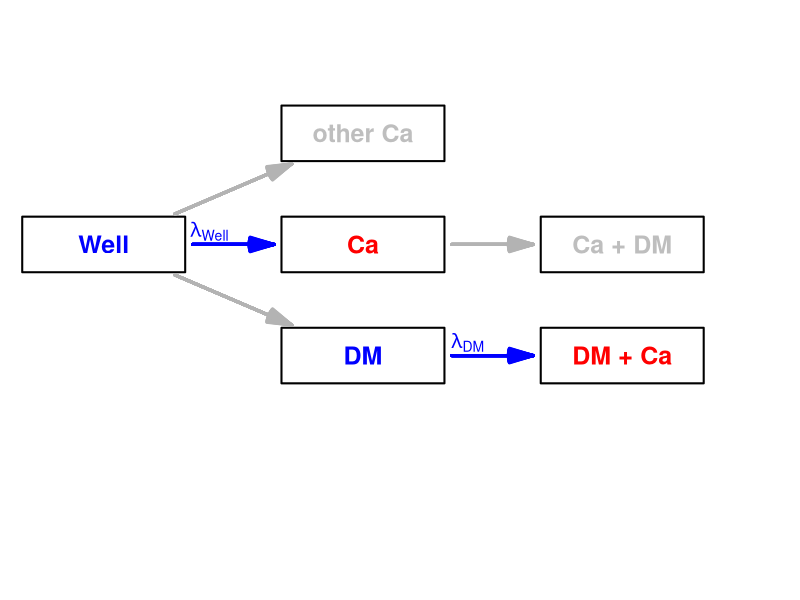
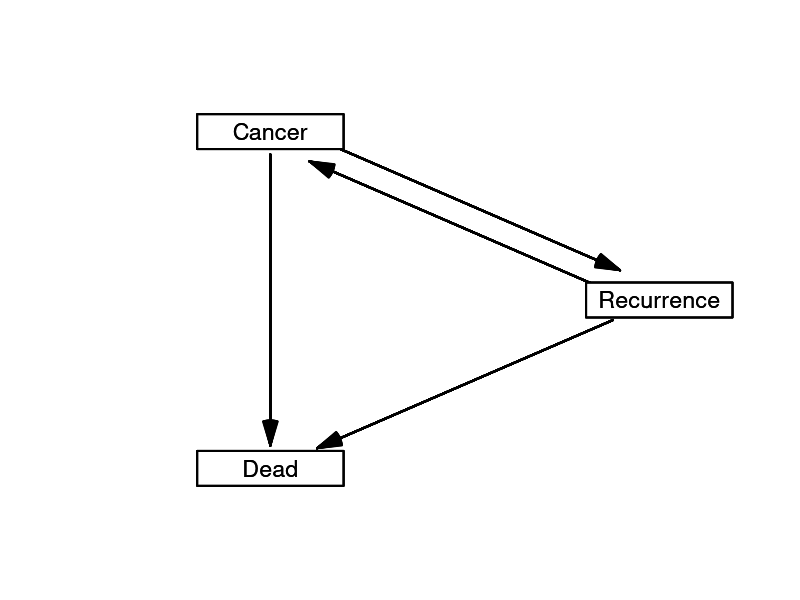
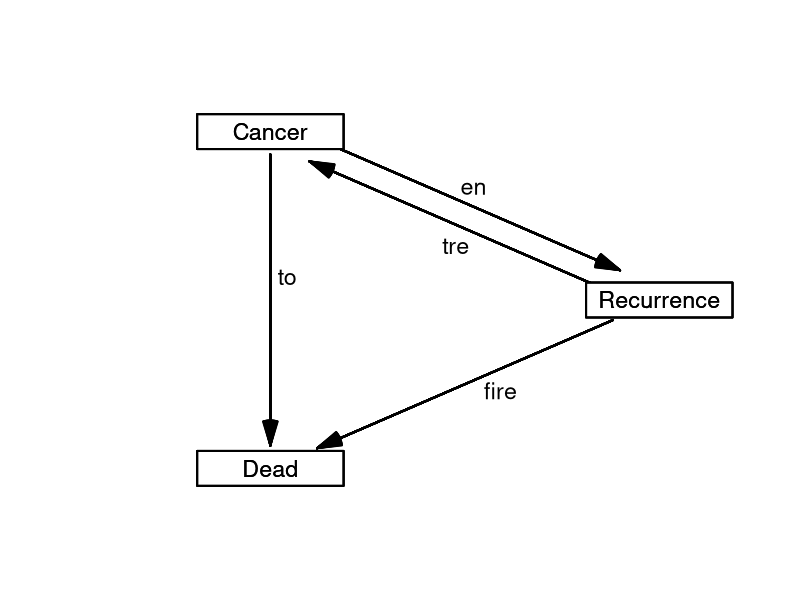
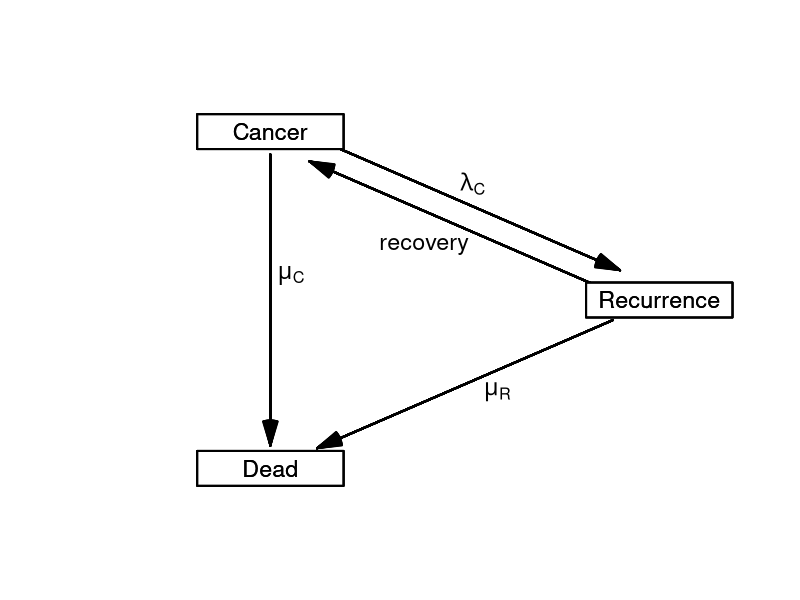
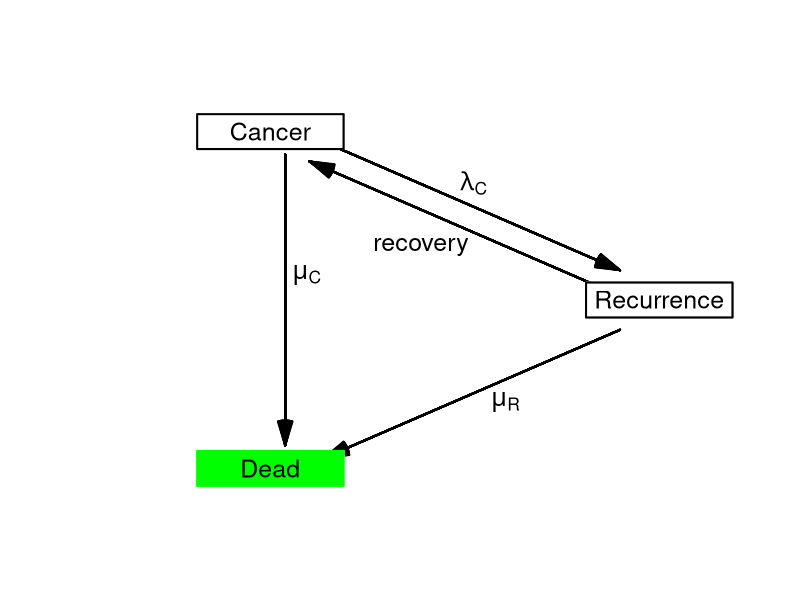
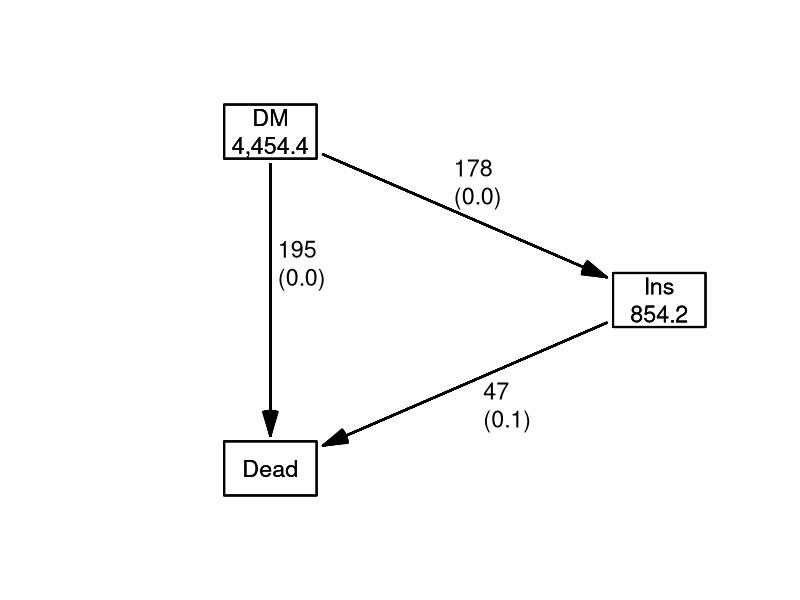
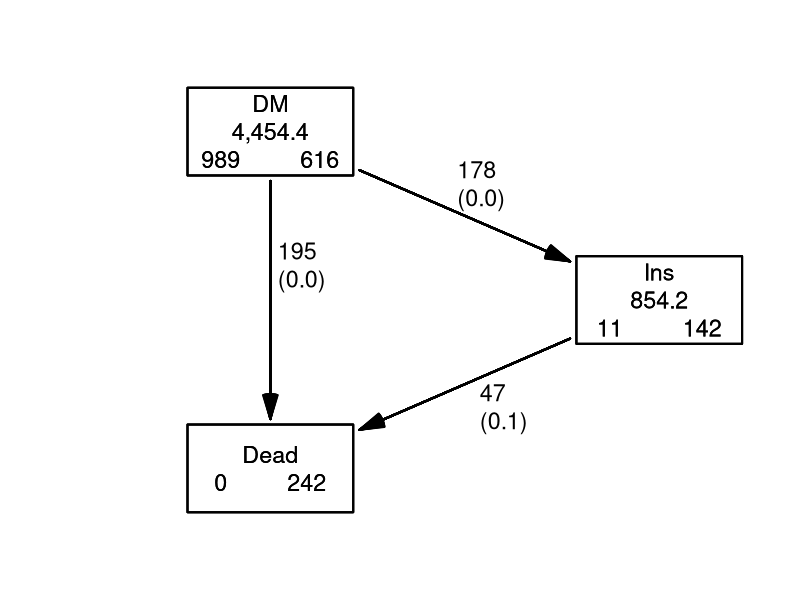
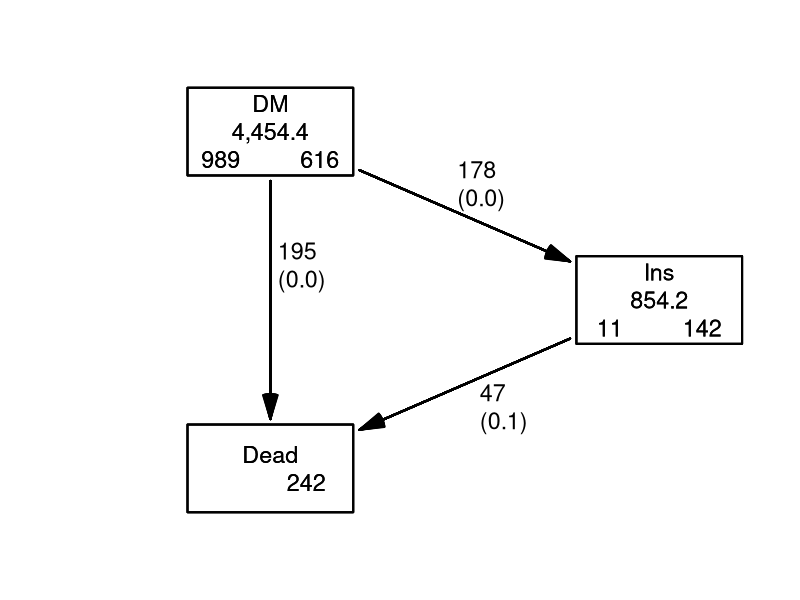

Here is the R script that generated these plots, in order:
library(Epi)


### Name: boxes.MS
### Title: Draw boxes and arrows for illustration of multistate models.
### Aliases: tbox dbox fillarr boxarr boxes boxes.Lexis boxes.matrix
###   boxes.MS
### Keywords: survival hplot iplot

### ** Examples

par( mar=c(0,0,0,0), cex=1.5 )
plot( NA,
      bty="n",
      xlim=0:1*100, ylim=0:1*100, xaxt="n", yaxt="n", xlab="", ylab="" )
bw  <- tbox( "Well"    , 10, 60, 22, 10, col.txt="blue" )
bo  <- tbox( "other Ca", 45, 80, 22, 10, col.txt="gray" )
bc  <- tbox( "Ca"      , 45, 60, 22, 10, col.txt="red" )
bd  <- tbox( "DM"      , 45, 40, 22, 10, col.txt="blue" )
bcd <- tbox( "Ca + DM" , 80, 60, 22, 10, col.txt="gray" )
bdc <- tbox( "DM + Ca" , 80, 40, 22, 10, col.txt="red" )
      boxarr( bw, bo , col=gray(0.7), lwd=3 )
# Note the argument adj= can takes values outside (0,1)
text( boxarr( bw, bc , col="blue", lwd=3 ),
      expression( lambda[Well] ), col="blue", adj=c(1,-0.2), cex=0.8 )
      boxarr( bw, bd , col=gray(0.7) , lwd=3 )
      boxarr( bc, bcd, col=gray(0.7) , lwd=3 )
text( boxarr( bd, bdc, col="blue", lwd=3 ),
      expression( lambda[DM] ), col="blue", adj=c(1.1,-0.2), cex=0.8 )

# Set up a transition matrix allowing recovery
tm <- rbind( c(NA,1,1), c(1,NA,1), c(NA,NA,NA) )
rownames(tm) <- colnames(tm) <- c("Cancer","Recurrence","Dead")
tm
boxes.matrix( tm, boxpos=TRUE )

# Illustrate texting of arrows
boxes.Lexis( tm, boxpos=TRUE, txt.arr=c("en","to","tre","fire") )
zz <- boxes( tm, boxpos=TRUE, txt.arr=c(expression(lambda[C]),
                                        expression(mu[C]),
                                        "recovery",
                                        expression(mu[R]) ) )

# Change color of a box
zz$Boxes[3,c("col.bg","col.border")] <- "green"
boxes( zz )

# Set up a Lexis object
data(DMlate)
str(DMlate)
dml <- Lexis( entry=list(Per=dodm, Age=dodm-dobth, DMdur=0 ),
               exit=list(Per=dox),
        exit.status=factor(!is.na(dodth),labels=c("DM","Dead")),
               data=DMlate[1:1000,] )

# Cut follow-up at Insulin
dmi <- cutLexis( dml, cut=dml$doins, new.state="Ins", pre="DM" )
summary( dmi )
boxes( dmi, boxpos=TRUE )
boxes( dmi, boxpos=TRUE, show.BE=TRUE )
boxes( dmi, boxpos=TRUE, show.BE="nz" )
boxes( dmi, boxpos=TRUE, show.BE="nz", BE.sep=c("In:","      Out:","") )

# Set up a bogus recovery date just to illustrate two-way transitions
dmi$dorec <- dmi$doins + runif(nrow(dmi),0.5,10)
dmi$dorec[dmi$dorec>dmi$dox] <- NA
dmR <- cutLexis( dmi, cut=dmi$dorec, new.state="DM", pre="Ins" )
summary( dmR )
boxes( dmR, boxpos=TRUE )
boxes( dmR, boxpos=TRUE, show.D=FALSE )
boxes( dmR, boxpos=TRUE, show.D=FALSE, show.Y=FALSE )
boxes( dmR, boxpos=TRUE, scale.R=1000 )
MSobj <- boxes( dmR, boxpos=TRUE, scale.R=1000, show.D=FALSE )
MSobj <- boxes( dmR, boxpos=TRUE, scale.R=1000, DR.sep=c(" (",")") )
class( MSobj )
boxes( MSobj )
MSobj$Boxes[1,c("col.txt","col.border")] <- "red"
MSobj$Arrows[1:2,"col.arr"] <- "red"
boxes( MSobj )
    
